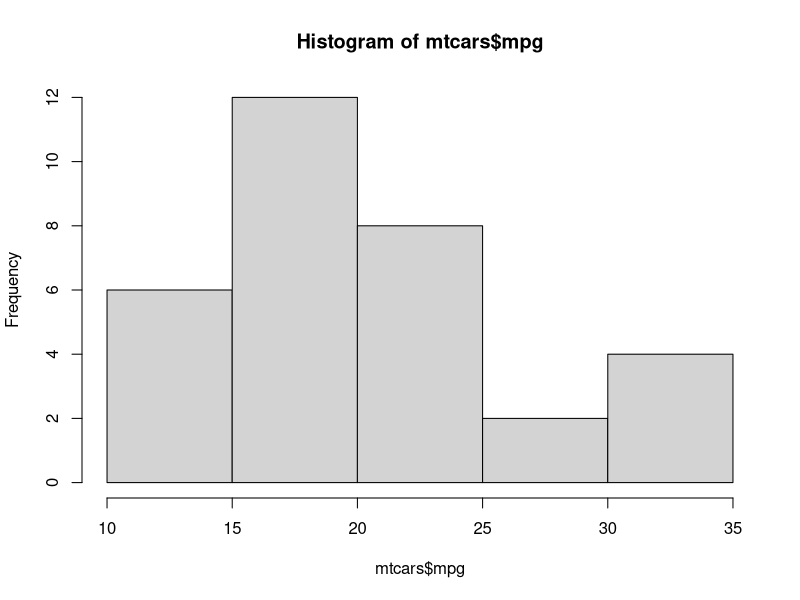
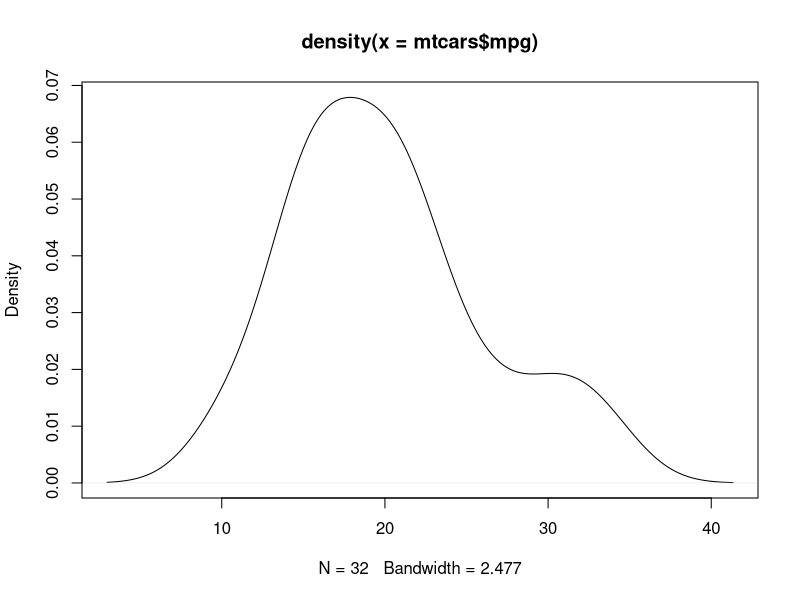

Generate these figures, in order, with R:
## ---- chunk 1
hist(mtcars$mpg)
## ---- chunk 2
plot(density(mtcars$mpg))
